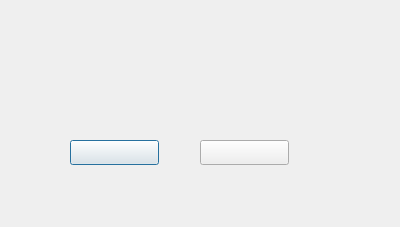
<?xml version="1.0" encoding="UTF-8"?>
<ui version="4.0">
 <class>Showresult</class>
 <widget class="QDialog" name="Showresult">
  <property name="geometry">
   <rect>
    <x>0</x>
    <y>0</y>
    <width>400</width>
    <height>227</height>
   </rect>
  </property>
  <property name="windowTitle">
   <string>Dialog</string>
  </property>
  <widget class="QLabel" name="msgLabel">
   <property name="geometry">
    <rect>
     <x>90</x>
     <y>40</y>
     <width>191</width>
     <height>31</height>
    </rect>
   </property>
   <property name="styleSheet">
    <string notr="true"/>
   </property>
   <property name="text">
    <string/>
   </property>
  </widget>
  <widget class="QPushButton" name="okButton">
   <property name="geometry">
    <rect>
     <x>70</x>
     <y>140</y>
     <width>89</width>
     <height>25</height>
    </rect>
   </property>
   <property name="text">
    <string/>
   </property>
  </widget>
  <widget class="QPushButton" name="cancelButton">
   <property name="geometry">
    <rect>
     <x>200</x>
     <y>140</y>
     <width>89</width>
     <height>25</height>
    </rect>
   </property>
   <property name="text">
    <string/>
   </property>
  </widget>
 </widget>
 <resources/>
 <connections/>
</ui>
